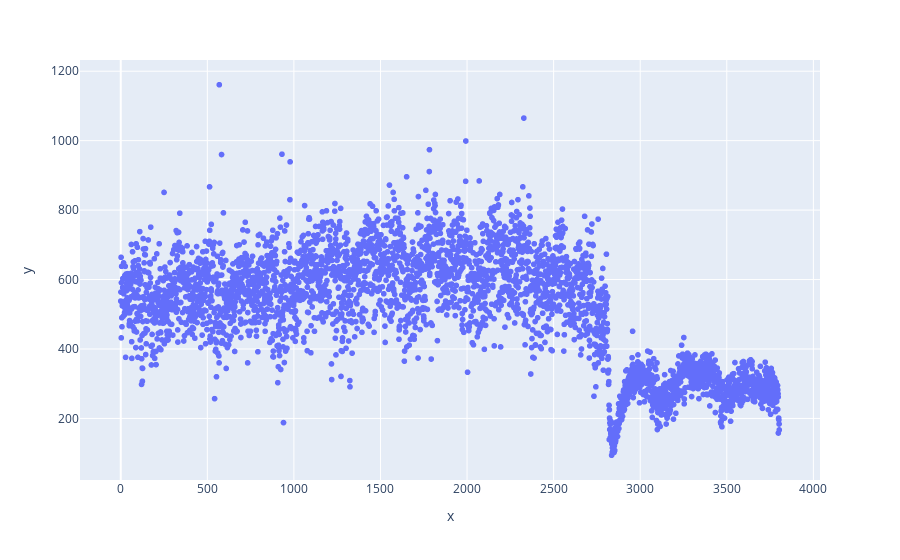
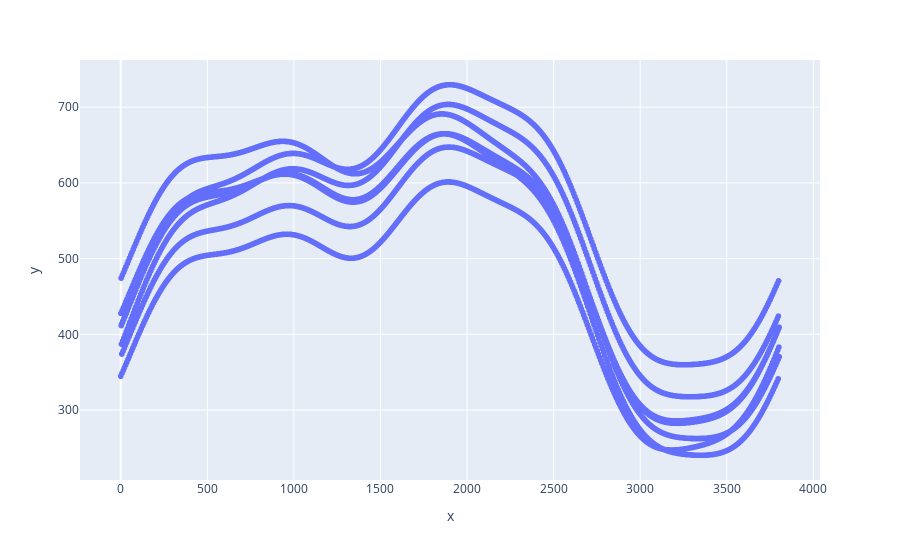

Notebook source saved alongside these figures, in order:
### Code cell
fig = px.scatter(x=np.arange(amount_per_day.shape[0]), y=amount_per_day["amount"])
fig.show()
fig = px.scatter(x=np.arange(amount_per_day.shape[0]), y=np.real(days_band_pass))
fig.show()

### Figure 1 — Plotly figure (JSON) as saved in the notebook; plotly's stock layout.template omitted (floating-point values rounded to 4 significant figures; data arrays with more than 128 entries replaced by an {"elided": "..."} marker saying what was removed)
{"data": [{"hovertemplate": "x=%{x}<br>y=%{y}<extra></extra>", "legendgroup": "", "marker": {"color": "#636efa", "symbol": "circle"}, "mode": "markers", "name": "", "showlegend": false, "x": {"elided": "3804 int values"}, "xaxis": "x", "y": {"elided": "3804 float values"}, "yaxis": "y", "type": "scattergl"}], "layout": {"xaxis": {"anchor": "y", "domain": [0.0, 1.0], "title": {"text": "x"}}, "yaxis": {"anchor": "x", "domain": [0.0, 1.0], "title": {"text": "y"}}, "legend": {"tracegroupgap": 0}, "margin": {"t": 60}}}

### Figure 2 — Plotly figure (JSON) as saved in the notebook; plotly's stock layout.template omitted (floating-point values rounded to 4 significant figures; data arrays with more than 128 entries replaced by an {"elided": "..."} marker saying what was removed)
{"data": [{"hovertemplate": "x=%{x}<br>y=%{y}<extra></extra>", "legendgroup": "", "marker": {"color": "#636efa", "symbol": "circle"}, "mode": "markers", "name": "", "showlegend": false, "x": {"elided": "3804 int values"}, "xaxis": "x", "y": {"elided": "3804 float values"}, "yaxis": "y", "type": "scattergl"}], "layout": {"xaxis": {"anchor": "y", "domain": [0.0, 1.0], "title": {"text": "x"}}, "yaxis": {"anchor": "x", "domain": [0.0, 1.0], "title": {"text": "y"}}, "legend": {"tracegroupgap": 0}, "margin": {"t": 60}}}
